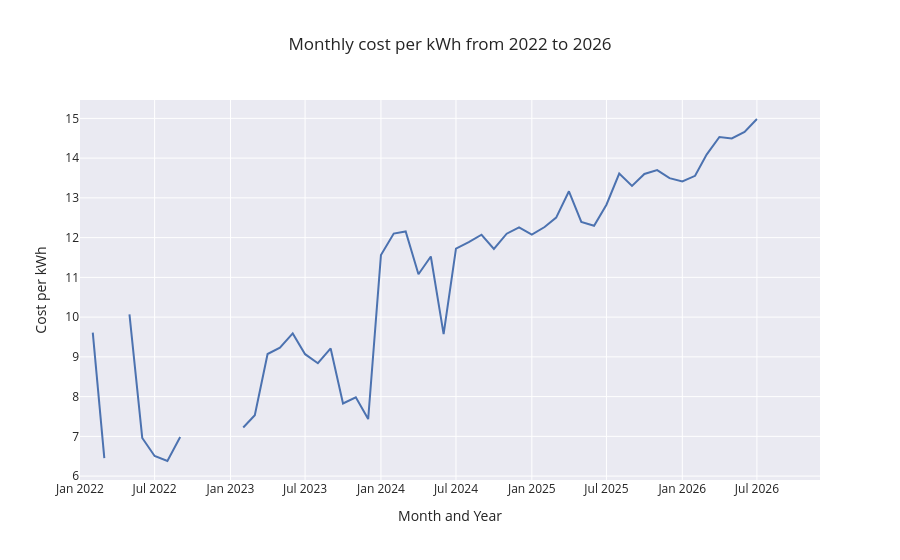

Notebook code cell kept with this figure:
### Markdown cell above
#### **Q1. Does my cost per kWh appear to be increasing or decreasing?**

### Code cell
# MONTHLY CHART
figure1 = px.line(
    data_frame=bill,
    x = 'date',
    y = 'cost_per_kwh',
    #color='month',
    labels = {
        'date' : 'Month and Year',
        'cost_per_kwh' : 'Cost per kWh'
    },
    title = 'Monthly cost per kWh from 2022 to 2026',
    template='seaborn'
)

figure1.show()
